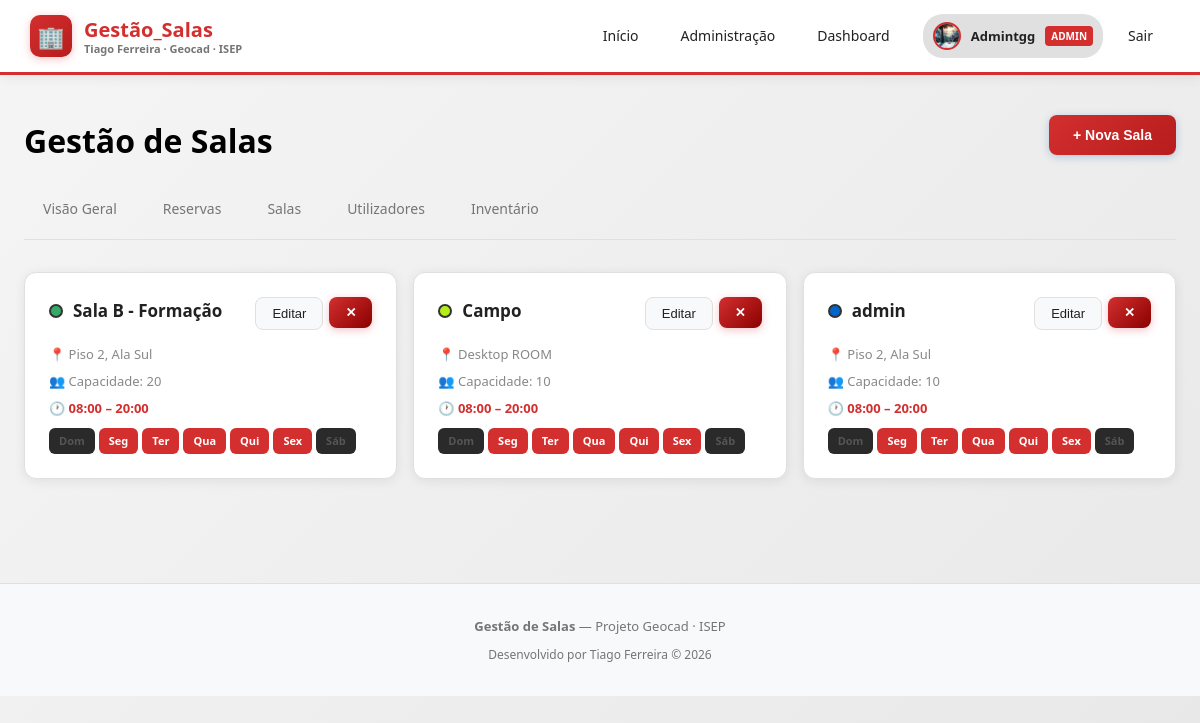
/admin/rooms (signed in), run on an earlier commit of the app's database.
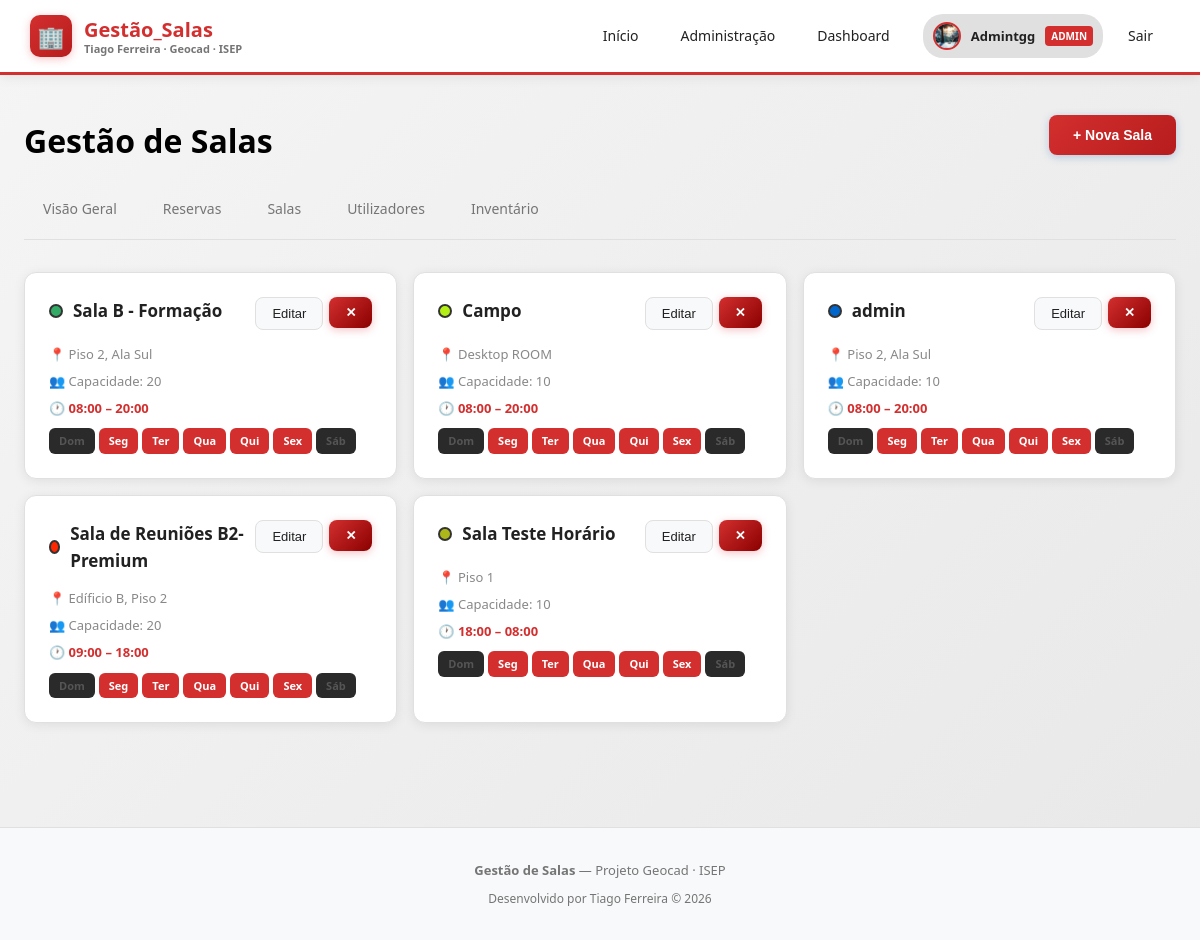
And on a later commit of the database.
### app/models.py (models this page shows)
class Room(Base):
    __tablename__ = "rooms"
    id         = Column(Integer, primary_key=True, index=True)
    name       = Column(String, nullable=False)
    capacity   = Column(Integer, nullable=False)
    location   = Column(String, nullable=False)
    color      = Column(String, default="#e85d04")
    start_time = Column(String, nullable=False)        # ex: "08:00"
    end_time   = Column(String, nullable=False)        # ex: "18:00"
    work_days  = Column(String, default="1,2,3,4,5")  # dias da semana separados por vírgula
    reservations = relationship("Reservation", back_populates="room")
    equipment = relationship("Equipment", back_populates="room")

### app/routers/admin.py (the view)
@router.get("/rooms")
async def rooms(request: Request, db=Depends(get_db)):
    user = require_admin(request, db)
    rooms = db.query(models.Room).all()
    return request.app.state.templates.TemplateResponse(
        "admin_rooms.html",
        {"request": request, "user": user, "rooms": rooms, "error": None},
    )

### app/templates/admin_rooms.html (shortened to what this page needs)
{% extends "base.html" %}
{% block content %}
<div class="container">
  <div style="display: flex; justify-content: space-between; align-items: flex-start; flex-wrap: wrap; gap: 16px; margin-bottom: 12px;">
    <div>
      <h1 class="page-title">Gestão de Salas</h1>
    </div>
    <button class="btn btn-primary" onclick="openModal('modal-create-room')">+ Nova Sala</button>
  </div>
  <div class="admin-tabs">
    <a class="admin-tab" href="/admin">Visão Geral</a>
    <a class="admin-tab" href="/admin/reservations">Reservas</a>
    <a class="admin-tab" href="/admin/rooms">Salas</a>
    <a class="admin-tab" href="/admin/users">Utilizadores</a>
    <a class="admin-tab" href="/admin/inventory">Inventário</a>
  </div>
  {% if rooms %}
    <div style="display: grid; grid-template-columns: repeat(auto-fill, minmax(320px, 1fr)); gap: 16px;">
    {% for room in rooms %}
      <div class="card">
        <div style="display: flex; justify-content: space-between; align-items: flex-start; margin-bottom: 14px;">
          <div style="display: flex; align-items: center; gap: 10px;">
            <div style="width: 14px; height: 14px; border-radius: 50%; background: {{ room.color }}; border: 2px solid #333;"></div>
            <span style="font-weight: 700; font-size: 17px;">{{ room.name }}</span>
          </div>
          <div style="display: flex; gap: 6px;">
            <button class="btn btn-secondary btn-sm" onclick="openModal('modal-edit-{{ room.id }}')">Editar</button>
            <form method="post" action="/admin/rooms/delete/{{ room.id }}" style="display:inline;" onsubmit="return confirm('Eliminar sala?')">
              <button class="btn btn-danger btn-sm" type="submit">✕</button>
            </form>
          </div>
        </div>
        <div style="display: flex; flex-direction: column; gap: 6px; font-size: 13px; color: #888;">
          <div>📍 {{ room.location }}</div>
          <div>👥 Capacidade: {{ room.capacity }}</div>
          <div style="color: #D32F2F; font-weight: 600;">🕐 {{ room.start_time }} – {{ room.end_time }}</div>
          <div style="display: flex; gap: 4px; flex-wrap: wrap; margin-top: 4px;">
            {% set day_names = ['Dom','Seg','Ter','Qua','Qui','Sex','Sáb'] %}
            {% set work_list = room.work_days.split(',') %}
            {% for i in range(7) %}
              {% set is_active = (i|string) in work_list %}
              {% set bg_color = '#D32F2F' if is_active else '#2a2a2a' %}
              {% set text_color = '#FFFFFF' if is_active else '#555555' %}
              <span style="padding: 4px 10px; border-radius: 6px; font-size: 11px; font-weight: 700; background: {{ bg_color }}; color: {{ text_color }};">
                {{ day_names[i] }}
              </span>
            {% endfor %}
          </div>
        </div>
      </div>
            {% set day_names2 = ['Dom','Seg','Ter','Qua','Qui','Sex','Sáb'] %}
            {% set work_list2 = room.work_days.split(',') %}
    {% endfor %}
  </div>
  {% endif %}
</div>
{% endblock %}

What changed in the data, as far as the page shows it:
added Room: name "Sala de Reuniões B2- Premium", location "Edíficio B, Piso 2", capacity "20", start_time "09:00", end_time "18:00", day_names "Dom" "Seg" "Ter" "Qua" "Qui" "Sex" "Sáb"
added Room: name "Sala Teste Horário", location "Piso 1", capacity "10", start_time "18:00", end_time "08:00", day_names "Dom" "Seg" "Ter" "Qua" "Qui" "Sex" "Sáb"
